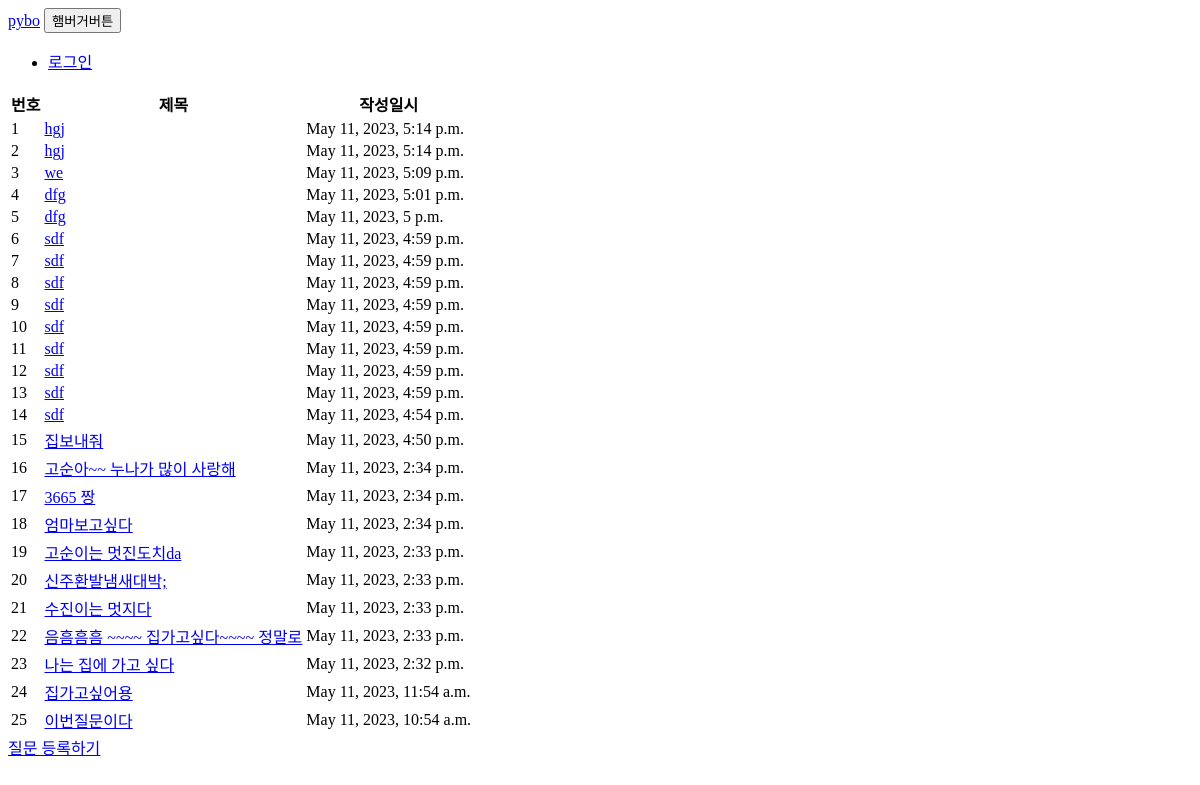
Before: /pybo/ with the older database file.
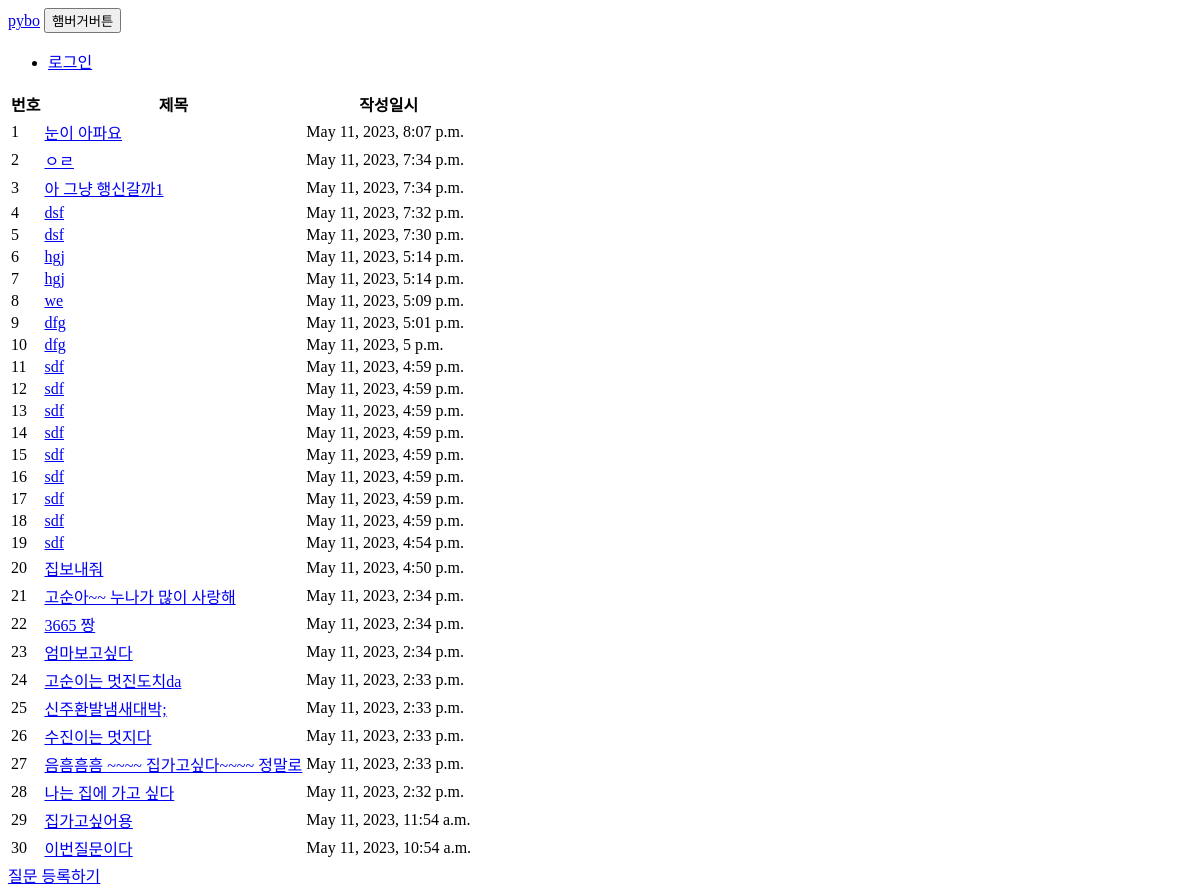
After: the same page with the newer database file.
### pybo/models.py (models this page shows, shortened)
class Question(models.Model):
    subject = models.CharField(max_length=200)
    content = models.TextField()
    create_date = models.DateTimeField()

### pybo/views.py (the view)
# urls.py: path('', views.index, name='index'),
def index(request):
    page = request.GET.get('page', '1')
    question_list = Question.objects.order_by('-create_date')
    paginator = Paginator(question_list, 10)
    page_obj = paginator.get_page(page)
    context = {'question_list': question_list}
    return render(request, 'pybo/question_list.html', context)

### templates/pybo/question_list.html
{% extends 'base.html' %}
{% block content %}
<div>
    <table>
        <tr>
            <th>번호</th>
            <th>제목</th>
            <th>작성일시</th>
        </tr>
        <tbody>
        {% if question_list %}
        {% for question in question_list %}
        <tr>
            <td>{{ forloop.counter }}</td>
            <td><a href="{% url 'pybo:detail' question.id %}">{{ question.subject }}</a></td>
            <td>{{ question.create_date }}</td>
        </tr>
        {% endfor %}
        {% else %}
        <tr>
            <td colspan="3">질문이 없습니다.</td>
        </tr>
        {% endif %}
        </tbody>
    </table>
    <a href="{% url 'pybo:question_create' %}">질문 등록하기</a>
</div>
{% endblock %}

Changed rows visible on the page:
added Question: subject "눈이 아파요", create_date "May 11, 2023, 8:07 p.m."
added Question: subject "ㅇㄹ", create_date "May 11, 2023, 7:34 p.m."
added Question: subject "아 그냥 행신갈까1", create_date "May 11, 2023, 7:34 p.m."
added Question: subject "dsf", create_date "May 11, 2023, 7:32 p.m."
added Question: subject "dsf", create_date "May 11, 2023, 7:30 p.m."
